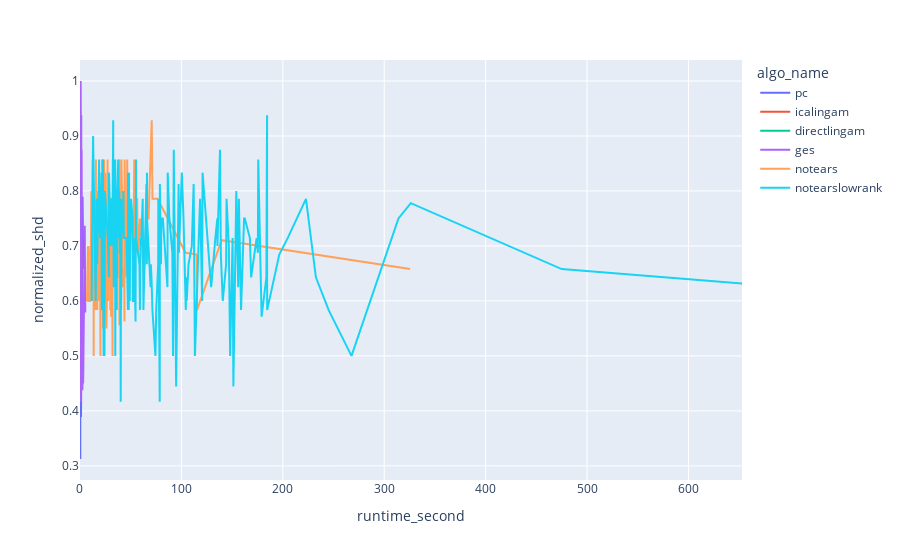

The cell this chart's notebook holds for it:
### Code cell
fig_norm_shd_low_varsor_runtime = px.line(norm_shd_low_varsor_runtime, x = 'runtime_second', y = 'normalized_shd', color="algo_name")
fig_norm_shd_low_varsor_runtime.show()

### Figure 1 — Plotly figure (JSON) as saved in the notebook; plotly's stock layout.template omitted (floating-point values rounded to 4 significant figures; data arrays with more than 128 entries replaced by an {"elided": "..."} marker saying what was removed)
{"data": [{"hovertemplate": "algo_name=pc<br>runtime_second=%{x}<br>normalized_shd=%{y}<extra></extra>", "legendgroup": "pc", "line": {"color": "#636efa", "dash": "solid"}, "marker": {"symbol": "circle"}, "mode": "lines", "name": "pc", "orientation": "v", "showlegend": true, "type": "scatter", "x": [0.01, 0.02, 0.03, 0.04, 0.05, 0.06, 0.07, 0.08, 0.09, 0.1, 0.11, 0.12, 0.13, 0.17, 0.18, 0.19, 0.21, 0.22, 0.23, 0.24, 0.26, 0.27, 0.29, 0.3, 0.32, 0.36, 0.37, 0.38, 0.39, 0.4, 0.42, 0.43, 0.44, 0.45, 0.46, 0.47, 0.48, 0.5, 0.51, 0.52, 0.53, 0.55, 0.56, 0.57, 0.58, 0.59, 0.6, 0.62, 0.63, 0.69, 0.73, 0.81, 0.85, 0.98, 1.53, 2.51, 2.92, 3.24, 3.36], "xaxis": "x", "y": [0.8, 1, 1, 0.8571, 0.8571, 0.7857, 0.6667, 0.6667, 0.9375, 0.4375, 0.875, 0.8333, 0.5, 1, 0.9375, 0.5625, 0.9, 0.625, 0.625, 0.6875, 0.3125, 0.5625, 0.8, 0.75, 0.7222, 0.9167, 0.9167, 0.375, 1, 1, 0.8571, 0.9167, 0.9286, 0.8333, 0.75, 1, 0.9286, 0.9286, 0.8571, 0.8571, 0.8571, 0.75, 0.5, 0.8571, 0.8571, 0.9167, 0.75, 0.7143, 0.6111, 0.8, 0.7778, 0.5556, 0.55, 0.3889, 0.6, 0.7895, 0.7105, 0.6842, 0.6579], "yaxis": "y"}, {"hovertemplate": "algo_name=icalingam<br>runtime_second=%{x}<br>normalized_shd=%{y}<extra></extra>", "legendgroup": "icalingam", "line": {"color": "#EF553B", "dash": "solid"}, "marker": {"symbol": "circle"}, "mode": "lines", "name": "icalingam", "orientation": "v", "showlegend": true, "type": "scatter", "x": [0.03, 0.04, 0.05, 0.06, 0.07, 0.08, 0.09, 0.1, 0.11, 0.12, 0.13, 0.14, 0.15, 0.19, 0.22, 0.23, 0.25, 0.26, 0.31, 0.32, 0.37, 0.43, 0.46, 0.47, 0.48, 0.49, 0.5, 0.51, 0.52, 0.53, 0.54, 0.55, 0.56, 0.57, 0.58, 0.6, 0.61, 0.62, 0.66, 0.67, 0.68, 0.69, 0.7, 0.72, 0.73, 0.74, 0.75, 0.77, 0.78, 0.82, 0.85, 0.86, 0.9, 0.93, 1.02, 1.06, 1.09, 1.18, 1.52], "xaxis": "x", "y": [0.9286, 0.8571, 1, 0.9286, 1, 0.9286, 0.8333, 0.7105, 0.8125, 0.8333, 0.75, 0.75, 0.625, 0.75, 1, 0.6875, 0.8125, 0.75, 0.8125, 0.7, 0.8571, 0.8333, 0.9167, 1, 0.7857, 0.8571, 0.75, 0.9286, 1, 0.8571, 0.7857, 0.7857, 0.9286, 0.9167, 0.7857, 0.6667, 0.5833, 0.75, 0.9375, 0.875, 0.875, 0.875, 0.9286, 0.875, 0.8333, 0.875, 0.625, 0.875, 0.75, 0.6579, 0.6111, 0.6842, 0.8333, 0.6111, 0.7778, 0.6667, 0.6667, 0.7, 0.7], "yaxis": "y"}, {"hovertemplate": "algo_name=directlingam<br>runtime_second=%{x}<br>normalized_shd=%{y}<extra></extra>", "legendgroup": "directlingam", "line": {"color": "#00cc96", "dash": "solid"}, "marker": {"symbol": "circle"}, "mode": "lines", "name": "directlingam", "orientation": "v", "showlegend": true, "type": "scatter", "x": [0.04, 0.05, 0.06, 0.07, 0.08, 0.09, 0.1, 0.11, 0.12, 0.14, 0.15, 0.16, 0.18, 0.19, 0.21, 0.22, 0.23, 0.24, 0.25, 0.26, 0.27, 0.28, 0.29, 0.3, 0.32, 0.38, 0.39, 0.53, 0.59, 0.64], "xaxis": "x", "y": [0.7857, 0.9286, 0.9286, 1, 0.8333, 0.8333, 0.8333, 0.9167, 0.8333, 0.9167, 0.9167, 0.6667, 0.8333, 0.9167, 0.8889, 0.8125, 0.875, 0.9375, 0.8125, 0.75, 0.875, 0.875, 0.875, 0.6875, 0.7, 0.7, 0.75, 0.7895, 0.7895, 0.6579], "yaxis": "y"}, {"hovertemplate": "algo_name=ges<br>runtime_second=%{x}<br>normalized_shd=%{y}<extra></extra>", "legendgroup": "ges", "line": {"color": "#ab63fa", "dash": "solid"}, "marker": {"symbol": "circle"}, "mode": "lines", "name": "ges", "orientation": "v", "showlegend": true, "type": "scatter", "x": [0.12, 0.13, 0.14, 0.15, 0.16, 0.17, 0.18, 0.2, 0.21, 0.22, 0.23, 0.26, 0.27, 0.28, 0.29, 0.3, 0.31, 0.32, 0.34, 0.36, 0.38, 0.4, 0.58, 0.63, 0.72, 0.73, 0.74, 0.76, 0.91, 0.97, 1.04, 1.06, 1.22, 1.23, 1.25, 1.28, 1.3, 1.33, 1.42, 1.44, 1.47, 1.58, 1.61, 1.62, 1.68, 1.76, 1.9, 1.98, 2.03, 2.16, 2.18, 2.4, 2.76, 2.99, 3.06, 3.26, 4.17, 4.68, 5.22], "xaxis": "x", "y": [1, 1, 0.9286, 0.9286, 0.8571, 0.8571, 0.7143, 0.7, 0.7143, 0.9167, 0.8, 0.9, 0.6667, 0.9, 0.6, 1, 0.7, 0.8, 0.6667, 0.8333, 0.6667, 0.8, 0.75, 0.9375, 0.875, 0.4167, 0.875, 0.9167, 0.8125, 0.75, 0.6875, 0.75, 0.875, 0.6875, 0.9375, 0.6875, 0.75, 0.625, 0.5556, 0.6875, 0.5, 0.625, 0.875, 0.625, 0.5, 0.625, 0.6667, 0.4444, 0.4444, 0.6875, 0.5, 0.4375, 0.6, 0.5, 0.45, 0.4737, 0.7368, 0.7368, 0.5789], "yaxis": "y"}, {"hovertemplate": "algo_name=notears<br>runtime_second=%{x}<br>normalized_shd=%{y}<extra></extra>", "legendgroup": "notears", "line": {"color": "#FFA15A", "dash": "solid"}, "marker": {"symbol": "circle"}, "mode": "lines", "name": "notears", "orientation": "v", "showlegend": true, "type": "scatter", "x": {"elided": "173 float values"}, "xaxis": "x", "y": {"elided": "173 float values"}, "yaxis": "y"}, {"hovertemplate": "algo_name=notearslowrank<br>runtime_second=%{x}<br>normalized_shd=%{y}<extra></extra>", "legendgroup": "notearslowrank", "line": {"color": "#19d3f3", "dash": "solid"}, "marker": {"symbol": "circle"}, "mode": "lines", "name": "notearslowrank", "orientation": "v", "showlegend": true, "type": "scatter", "x": {"elided": "174 float values"}, "xaxis": "x", "y": {"elided": "174 float values"}, "yaxis": "y"}], "layout": {"legend": {"title": {"text": "algo_name"}, "tracegroupgap": 0}, "margin": {"t": 60}, "xaxis": {"anchor": "y", "domain": [0, 1], "title": {"text": "runtime_second"}}, "yaxis": {"anchor": "x", "domain": [0, 1], "title": {"text": "normalized_shd"}}}}
